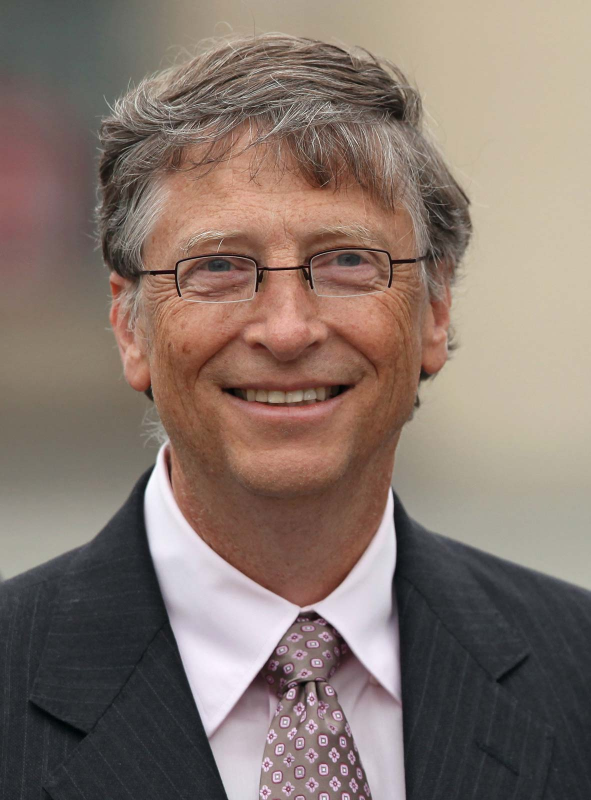
#> input picture test-data/test5.jpg, 1182 x 1600 px (shown at 1/2 size)
$ python -i base.py   (imports and definitions only)
#> lines starting #> are read from the running program, lines starting #| are printed output that depends on the picture
import cv2
import os
import numpy as np

#------------------------------------FUNCTIONS-----------------------------------------------------#

def detect_face(img):
    #convert the test image to gray image as opencv face detector expects gray images
    gray = cv2.cvtColor(img, cv2.COLOR_BGR2GRAY)
    #load OpenCV face detector, I am using LBP which is fast
    #there is also a more accurate but slow Haar classifier
    face_cascade = cv2.CascadeClassifier('opencv-files/haarcascade_frontalface_alt.xml')
    #let's detect multiscale (some images may be closer to camera than others) images
    #result is a list of faces
    faces = face_cascade.detectMultiScale(gray, scaleFactor=1.2, minNeighbors=5);
    #if no faces are detected then return original img
    if (len(faces) == 0):
        return None, None
    #under the assumption that there will be only one face,
    #extract the face area
    (x, y, w, h) = faces[0]
    #return only the face part of the image
    return gray[y:y+w, x:x+h], faces[0]
def prepare_training_data(data_folder_path):
    dirs = os.listdir(data_folder_path)
    faces = []
    labels = []
    for dir_name in dirs:
        if not dir_name.startswith("s"):
            continue;
        label = int(dir_name.replace("s", ""))
        subject_dir_path = data_folder_path + "/" + dir_name
        subject_images_names = os.listdir(subject_dir_path)
        for image_name in subject_images_names:
            if image_name.startswith("."):
                continue;
            image_path = subject_dir_path + "/" + image_name
            image = cv2.imread(image_path)
            image2=cv2.resize(image,(400,500))
            cv2.imshow("Training on image...", image2)
            cv2.waitKey(100)
            face, rect = detect_face(image2)
            if face is not None:
                faces.append(cv2.resize(face,(100,200)))
                labels.append(label)
    cv2.destroyAllWindows()
    cv2.waitKey(1)
    cv2.destroyAllWindows()
    return faces, labels

def draw_rectangle(img, rect):
    (x, y, w, h) = rect
    cv2.rectangle(img, (x, y), (x+w, y+h), (0, 255, 0), 2)

def draw_text(img, text, x, y):
    cv2.putText(img, text, (x, y), cv2.FONT_HERSHEY_PLAIN, 1.5, (0, 255, 0), 2)

def predict(test_img):
    #make a copy of the image as we don't want to chang original image
    img = test_img.copy()
    #detect face from the image
    image2=cv2.resize(img,(400,500))
    face, rect = detect_face(image2)
    #predict the image using our face recognizer
    if face is not None:
        label, confidence = face_recognizer.predict(cv2.resize(face,(100,200)))
        #get name of respective label returned by face recognizer
        label_text = subjects[label]

        #draw a rectangle around face detected
        draw_rectangle(image2, rect)
        #draw name of predicted person
        draw_text(image2, label_text, rect[0], rect[1]-5)

        return image2
    else:
        draw_text(image2,"No face detected",6,25)
        return image2

# [50 lines left out: functions predictiontime, predictall, videoCap, not called in this run]
#-------------------------------------------FACE RECOGNIZER PREP-----------------------------------------#
subjects = ["Aditya","Amber Heard","Bill Gates","Jason Momoa","Paul Rudd","Scarlett Johansson"]
face_recognizer = cv2.face.EigenFaceRecognizer_create()

# [1 line not run here, left out]
# [1 line that did not run here, left out]
# [7 lines not run here, left out]

>>> import cv2
>>> picture = cv2.imread('test-data/test5.jpg')
#> picture is the input picture: shape (1600, 1182, 3); mean B, G, R 108, 116.8, 133.1
>>> result = predict(picture)
#> in predict, `image2=cv2.resize(img,(400,500))`:
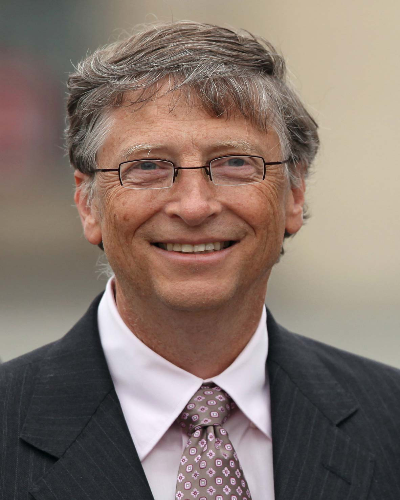
#> image2: shape (500, 400, 3); mean B, G, R 108, 116.8, 133.1
#> in detect_face, `gray = cv2.cvtColor(img, cv2.COLOR_BGR2GRAY)`:
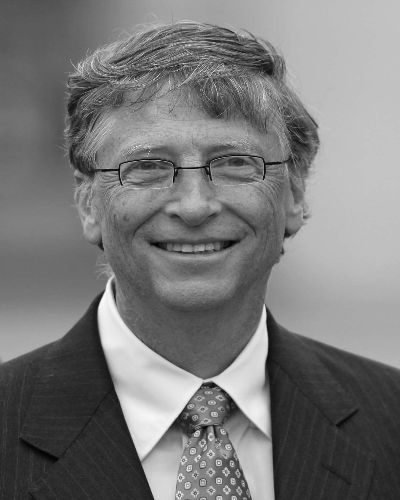
#> gray: shape (500, 400); min 2, max 251, mean 120.7
#> in detect_face, `faces = face_cascade.detectMultiScale(gray, scaleFactor=1.2, minNeighb..`: faces = [[90, 88, 204, 204]]
#> in detect_face, `(x, y, w, h) = faces[0]`: x = 90; y = 88; w = 204
#> in predict, `face, rect = detect_face(image2)`:
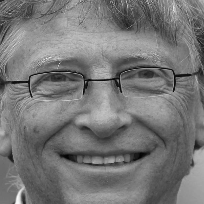
#> face: shape (204, 204); min 3, max 248, mean 118.8
#> in predict, `face, rect = detect_face(image2)`: rect = [90, 88, 204, 204]
#> (the run stopped early here; a loop or call above may not have finished)

$ run again, on test-data/test8.jpg
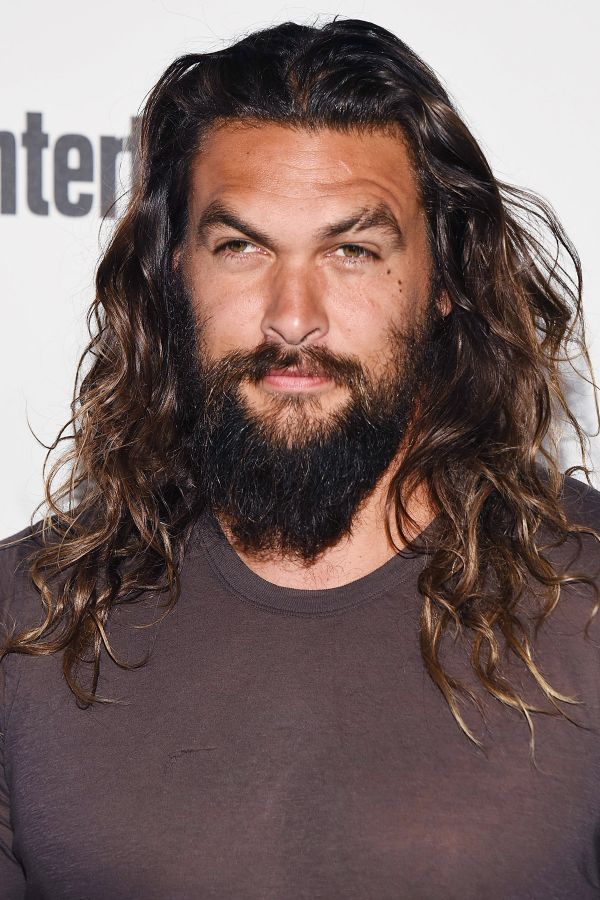
#> input picture test-data/test8.jpg, 1800 x 2700 px (shown at 1/3 size)
#> picture is the input picture: shape (2700, 1800, 3); mean B, G, R 97.8, 100.7, 119.9
#> in detect_face, `gray = cv2.cvtColor(img, cv2.COLOR_BGR2GRAY)`:
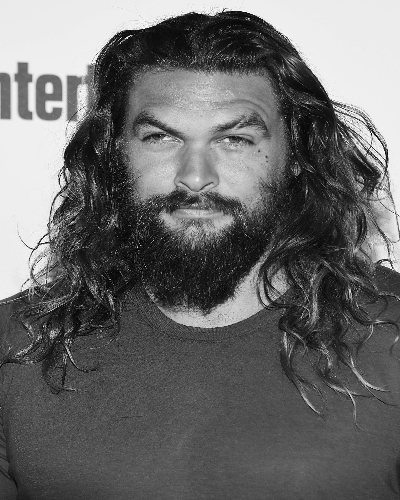
#> gray: shape (500, 400); min 1, max 255, mean 106
#> faces = [[104, 65, 189, 189]]
#> x = 104; y = 65; w = 189
#> in predict, `face, rect = detect_face(image2)`:
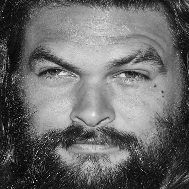
#> face: shape (189, 189); min 1, max 248, mean 105.7
#> rect = [104, 65, 189, 189]

$ run again, on test-data/test9.jpg
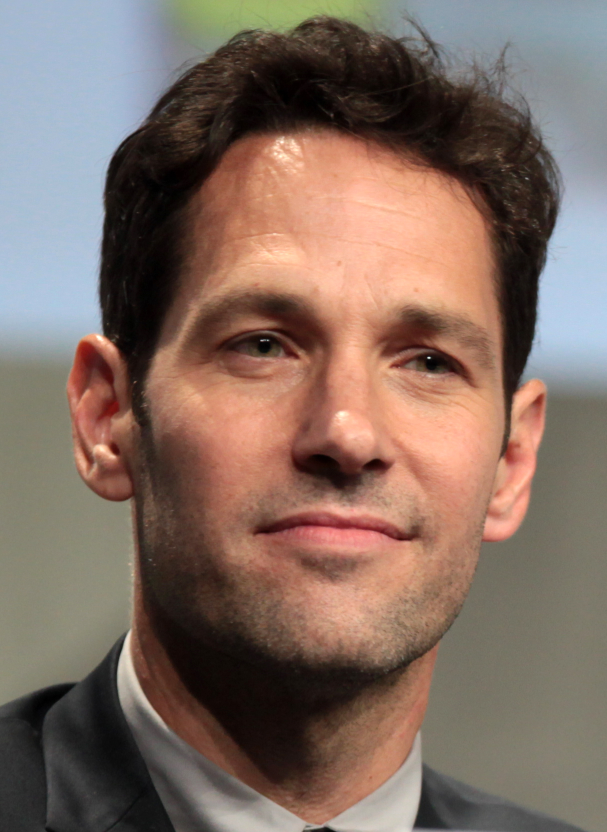
#> input picture test-data/test9.jpg, 1213 x 1664 px (shown at 1/2 size)
#> picture is the input picture: shape (1664, 1213, 3); mean B, G, R 97.9, 108.4, 129.1
#> in detect_face, `gray = cv2.cvtColor(img, cv2.COLOR_BGR2GRAY)`:
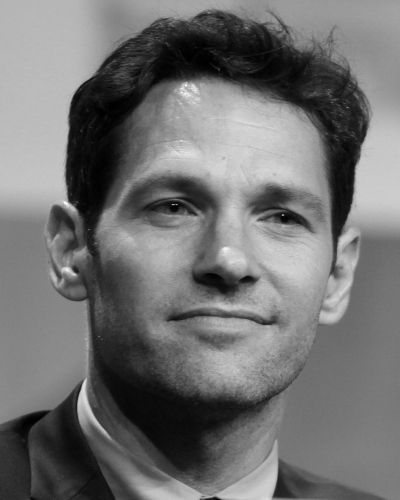
#> gray: shape (500, 400); min 0, max 254, mean 113.2
#> faces = [[92, 104, 270, 270]]
#> x = 92; y = 104; w = 270
#> in predict, `face, rect = detect_face(image2)`:
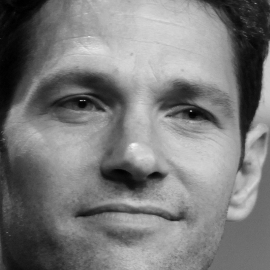
#> face: shape (270, 270); min 0, max 249, mean 122.5
#> rect = [92, 104, 270, 270]

$ run again, on test-data/unlock.jpg
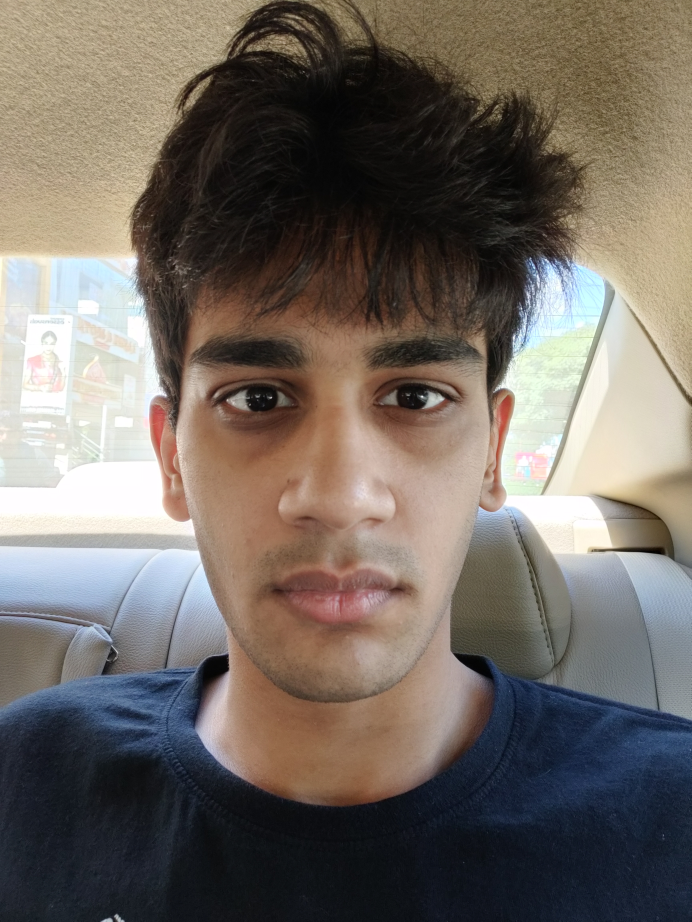
#> input picture test-data/unlock.jpg, 3456 x 4608 px (shown at 1/5 size)
#> picture is the input picture: shape (4608, 3456, 3); mean B, G, R 99.4, 106.8, 115
#> in detect_face, `gray = cv2.cvtColor(img, cv2.COLOR_BGR2GRAY)`:
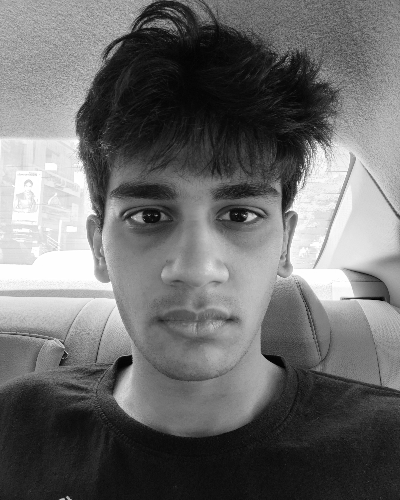
#> gray: shape (500, 400); min 1, max 255, mean 108.3
#> faces = [[70, 119, 268, 268]]
#> x = 70; y = 119; w = 268
#> in predict, `face, rect = detect_face(image2)`:
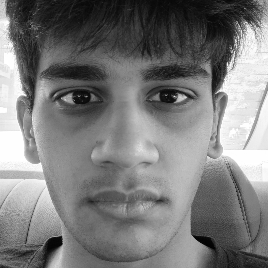
#> face: shape (268, 268); min 2, max 255, mean 122.3
#> rect = [70, 119, 268, 268]
